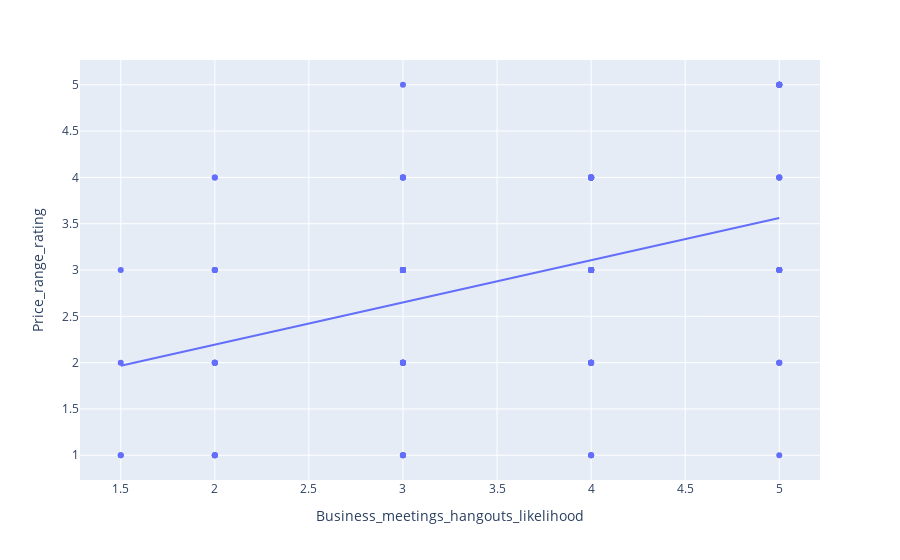

The cell this chart's notebook holds for it:
### Code cell
## Plot Fare Distribution Across Age usinf Joint
fig = px.scatter(df, x='Business_meetings_hangouts_likelihood', y='Price_range_rating', trendline="ols")
fig.show()

### Figure 1 — Plotly figure (JSON) as saved in the notebook; plotly's stock layout.template omitted (floating-point values rounded to 4 significant figures)
{"data": [{"hovertemplate": "Business_meetings_hangouts_likelihood=%{x}<br>Price_range_rating=%{y}<extra></extra>", "legendgroup": "", "marker": {"color": "#636efa", "symbol": "circle"}, "mode": "markers", "name": "", "orientation": "v", "showlegend": false, "type": "scatter", "x": [3, 2, 3, 3, 3, 4, 5, 3, 4, 4, 4, 4, 4, 3, 2, 4, 3, 4, 5, 2, 3, 5, 3, 3, 5, 4, 2, 3, 5, 5, 4, 4, 5, 3, 3, 1.5, 2, 5, 4, 3, 4, 5, 4, 5, 3, 4, 5, 2, 2, 3, 4, 3, 5, 3, 5, 4, 3, 5, 3, 3, 3, 3, 3, 5, 5, 4, 4, 3, 1.5, 4, 3, 3, 3, 4, 4, 4, 4, 4, 2, 2, 3, 3, 5, 5, 4, 4, 2, 3, 4, 5, 4, 5, 3, 1.5, 2, 4, 4, 3, 4, 4, 3, 3, 3, 3, 4, 4, 3, 3, 4, 2, 2, 4, 1.5, 4, 2, 5, 4, 4, 5, 4, 4, 2], "xaxis": "x", "y": [3, 3, 3, 1, 3, 3, 5, 2, 4, 3, 1, 2, 3, 3, 2, 1, 3, 4, 3, 4, 2, 3, 2, 4, 3, 3, 2, 3, 5, 5, 1, 3, 3, 2, 4, 2, 3, 2, 4, 2, 4, 4, 4, 4, 3, 3, 2, 1, 4, 3, 4, 3, 4, 3, 3, 3, 4, 5, 3, 3, 1, 4, 3, 2, 1, 3, 3, 3, 1, 3, 3, 1, 2, 2, 2, 3, 2, 2, 1, 2, 2, 1, 5, 4, 2, 3, 3, 3, 4, 5, 4, 3, 3, 3, 1, 3, 3, 3, 3, 2, 2, 4, 2, 5, 4, 3, 3, 2, 3, 3, 2, 4, 1, 4, 2, 5, 4, 3, 5, 2, 4, 1], "yaxis": "y"}, {"hovertemplate": "<b>OLS trendline</b><br>Price_range_rating = 0.45595 * Business_meetings_hangouts_likelihood + 1.28267<br>R<sup>2</sup>=0.175233<br><br>Business_meetings_hangouts_likelihood=%{x}<br>Price_range_rating=%{y} <b>(trend)</b><extra></extra>", "legendgroup": "", "marker": {"color": "#636efa", "symbol": "circle"}, "mode": "lines", "name": "", "showlegend": false, "type": "scatter", "x": [1.5, 1.5, 1.5, 1.5, 2, 2, 2, 2, 2, 2, 2, 2, 2, 2, 2, 2, 2, 2, 2, 3, 3, 3, 3, 3, 3, 3, 3, 3, 3, 3, 3, 3, 3, 3, 3, 3, 3, 3, 3, 3, 3, 3, 3, 3, 3, 3, 3, 3, 3, 3, 3, 3, 3, 3, 3, 3, 3, 3, 4, 4, 4, 4, 4, 4, 4, 4, 4, 4, 4, 4, 4, 4, 4, 4, 4, 4, 4, 4, 4, 4, 4, 4, 4, 4, 4, 4, 4, 4, 4, 4, 4, 4, 4, 4, 4, 4, 4, 4, 4, 4, 5, 5, 5, 5, 5, 5, 5, 5, 5, 5, 5, 5, 5, 5, 5, 5, 5, 5, 5, 5, 5, 5], "xaxis": "x", "y": [1.967, 1.967, 1.967, 1.967, 2.195, 2.195, 2.195, 2.195, 2.195, 2.195, 2.195, 2.195, 2.195, 2.195, 2.195, 2.195, 2.195, 2.195, 2.195, 2.651, 2.651, 2.651, 2.651, 2.651, 2.651, 2.651, 2.651, 2.651, 2.651, 2.651, 2.651, 2.651, 2.651, 2.651, 2.651, 2.651, 2.651, 2.651, 2.651, 2.651, 2.651, 2.651, 2.651, 2.651, 2.651, 2.651, 2.651, 2.651, 2.651, 2.651, 2.651, 2.651, 2.651, 2.651, 2.651, 2.651, 2.651, 2.651, 3.106, 3.106, 3.106, 3.106, 3.106, 3.106, 3.106, 3.106, 3.106, 3.106, 3.106, 3.106, 3.106, 3.106, 3.106, 3.106, 3.106, 3.106, 3.106, 3.106, 3.106, 3.106, 3.106, 3.106, 3.106, 3.106, 3.106, 3.106, 3.106, 3.106, 3.106, 3.106, 3.106, 3.106, 3.106, 3.106, 3.106, 3.106, 3.106, 3.106, 3.106, 3.106, 3.562, 3.562, 3.562, 3.562, 3.562, 3.562, 3.562, 3.562, 3.562, 3.562, 3.562, 3.562, 3.562, 3.562, 3.562, 3.562, 3.562, 3.562, 3.562, 3.562, 3.562, 3.562], "yaxis": "y"}], "layout": {"legend": {"tracegroupgap": 0}, "margin": {"t": 60}, "xaxis": {"anchor": "y", "domain": [0, 1], "title": {"text": "Business_meetings_hangouts_likelihood"}}, "yaxis": {"anchor": "x", "domain": [0, 1], "title": {"text": "Price_range_rating"}}}}
